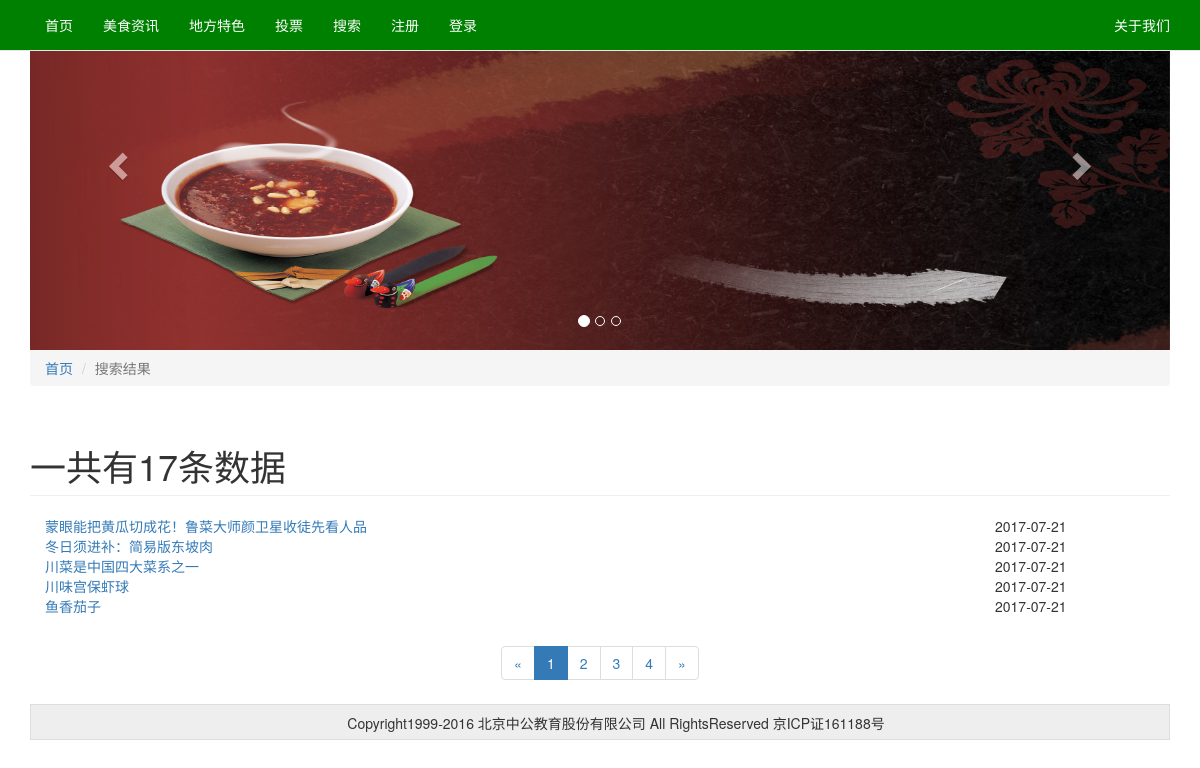
Screenshot of /luwork/searchlist.php with the database file from the repository.
### tables this page shows
CREATE TABLE IF NOT EXISTS `ac_info` (
  `ac_id` int(11) NOT NULL AUTO_INCREMENT,
  `ac_title` varchar(100) NOT NULL,
  `ac_column` varchar(32) NOT NULL,
  `ac_describe` varchar(200) NOT NULL,
  `ac_keyword` varchar(64) NOT NULL,
  `ac_content` text NOT NULL,
  `ac_thum` varchar(100) NOT NULL,
  `ac_date` varchar(32) NOT NULL,
  PRIMARY KEY (`ac_id`)
);

### luwork/searchlist.php (the view, shortened to what this page needs)
<?php
	include "header.php";
	$search = $_REQUEST["search"];
	$p = "";
	$star = "";
	if(!empty($_GET["p"])){
		$p = $_GET["p"];
		$star = ($p-1)*5;
	}else{
		$star = 0;
		$p=1;
	}
	$page = 5;
	$conn = new mysqli("localhost","root","root","food");
   $sqtotal = "SELECT * FROM ac_info where ac_title like '%$search%' ";
	$resultotal = $conn->query($sqtotal);
	$total=$resultotal->num_rows;
	$pages=ceil($total/$page);
	$sql = "SELECT * FROM ac_info where ac_title like '%$search%' limit $star,$page";
	$result = $conn->query($sql);
?>
	<ol class="breadcrumb">
      <li><a href="index.php">首页</a></li>
      <li class="active">搜索结果</li>
    </ol>
    </div>
 </div>
 <div class="container">
    <h1 class="page-header">一共有<?php echo $total; ?>条数据</h1>
    <ul class="container-fluid list-unstyled list-li">
    	<?php
        	if($result->num_rows>0){
				while($row=$result->fetch_assoc()){
		?>
      <li class="row">
        <a href="show.php?showid=<?php echo $row["ac_id"]; ?>" class="col-md-10"><?php echo $row["ac_title"]; ?></a>
        <span class=" col-md-2"><?php echo date("Y-m-d",$row["ac_date"]); ?></span>
      </li>
      <?php
				}
			}
	  ?>
    </ul>
    <nav aria-label="Page navigation" class="text-center">
      <ul class="pagination">
        <li>
          <a href="searchlist.php?search=<?php echo $search; ?>&p=<?php if($p<=1){echo 1;}else{echo $p-1;}?>" aria-label="Previous">
            <span aria-hidden="true">&laquo;</span>
          </a>
        </li>
        <?php
          for($i=1;$i<=$pages;$i++){
			   ?>
             <li class="<?php if($p==$i)echo "active";?>"><a href="searchlist.php?search=<?php echo $search; ?>&p=<?php echo $i; ?>"><?php echo $i;?></a></li>
       <?php
			  }
		?>
        <li>
          <a href="searchlist.php?search=<?php echo $search; ?>&p=<?php if($p>=$pages){echo $pages;}else{echo $p+1;}?>" aria-label="Next">
            <span aria-hidden="true">&raquo;</span>
          </a>
        </li>
      </ul>
    </nav>
<?php
	include "footer.php";
?>

### rows the page displays
ac_info: ac_title "蒙眼能把黄瓜切成花！鲁菜大师颜卫星收徒先看人品", ac_date "2017-07-21"
ac_info: ac_title "冬日须进补：简易版东坡肉", ac_date "2017-07-21"
ac_info: ac_title "川菜是中国四大菜系之一", ac_date "2017-07-21"
ac_info: ac_title "川味宫保虾球", ac_date "2017-07-21"
ac_info: ac_title "鱼香茄子", ac_date "2017-07-21"

### other values shown
$total "17"
